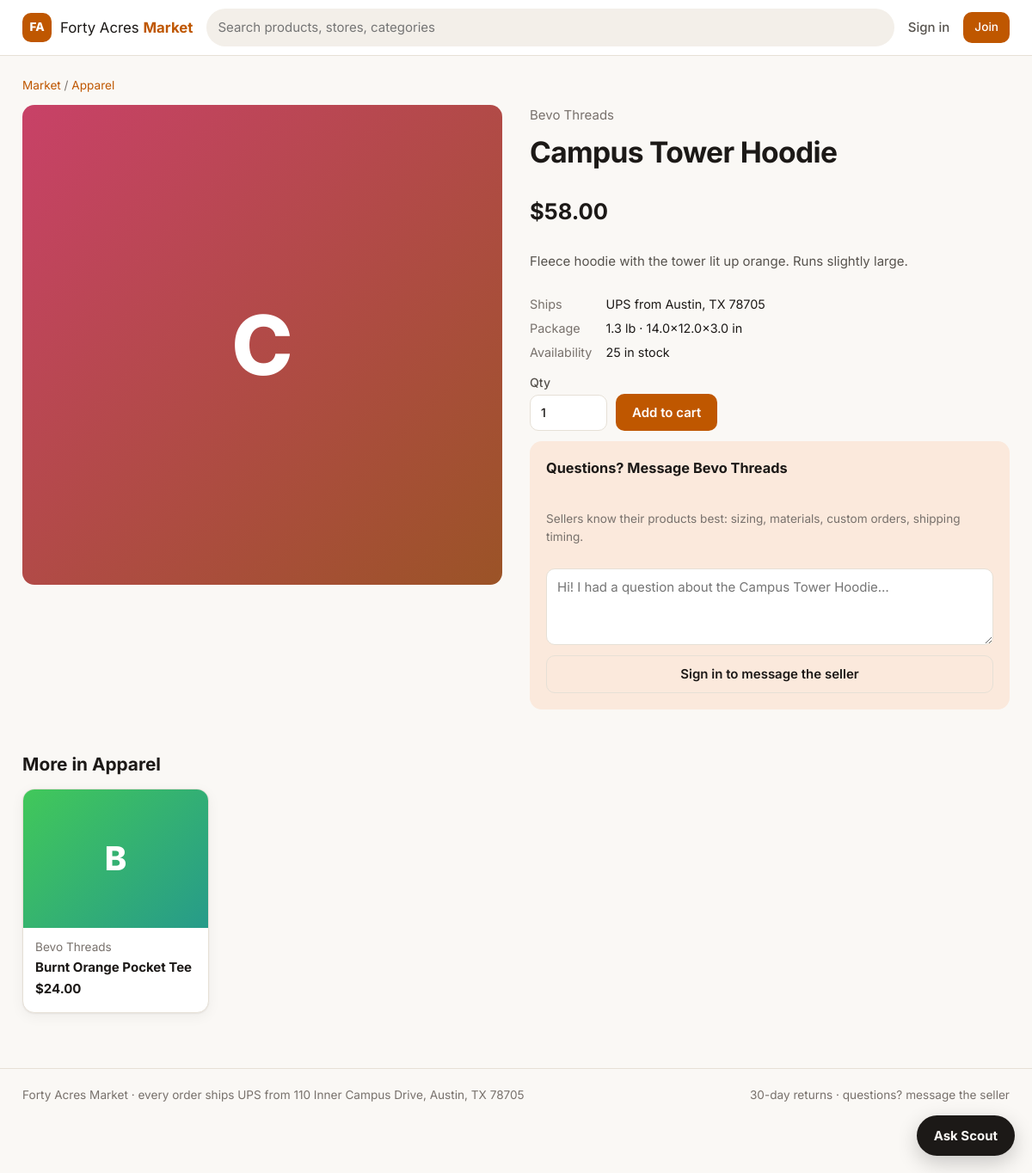
The app's page /products/2 with its own data.
### tables this page shows
CREATE TABLE products (
    id INTEGER PRIMARY KEY,
    store_id INTEGER NOT NULL REFERENCES stores(id),
    name TEXT NOT NULL,
    description TEXT NOT NULL DEFAULT '',
    category TEXT NOT NULL,
    price_cents INTEGER NOT NULL CHECK (price_cents > 0),
    stock INTEGER NOT NULL CHECK (stock >= 0),
    weight_lb REAL NOT NULL CHECK (weight_lb > 0),
    length_in REAL NOT NULL CHECK (length_in > 0),
    width_in REAL NOT NULL CHECK (width_in > 0),
    height_in REAL NOT NULL CHECK (height_in > 0),
    image TEXT,
    is_active INTEGER NOT NULL DEFAULT 1,
    created_at TEXT NOT NULL DEFAULT (datetime('now'))
);

CREATE TABLE stores (
    id INTEGER PRIMARY KEY,
    seller_id INTEGER NOT NULL UNIQUE REFERENCES users(id),
    name TEXT NOT NULL UNIQUE COLLATE NOCASE,
    description TEXT NOT NULL DEFAULT '',
    is_active INTEGER NOT NULL DEFAULT 1,
    created_at TEXT NOT NULL DEFAULT (datetime('now'))
);

CREATE TABLE settings (
    key TEXT PRIMARY KEY,
    value TEXT NOT NULL
);

### app.py (the view)
@app.route("/products/<int:pid>")
def product(pid):
    p = fetch_product(pid)
    if not p or (not p["visible"] and not (g.user and (is_admin() or g.user["id"] == p["seller_id"]))):
        abort(404, "This product doesn't exist or is no longer available.")
    related = [r for r in search_products(category=p["category"], limit=5, sort="popular")[0] if r["id"] != pid][:4]
    orders = []
    if g.user and g.user["role"] == "customer":
        orders = get_db().execute("SELECT id, created_at FROM orders WHERE customer_id = ? AND store_id = ? "
                                  "ORDER BY id DESC LIMIT 10", (g.user["id"], p["store_id"])).fetchall()
    return render_template("product.html", p=p, related=related, orders=orders)

### app.py (called while the page is built, shortened)
@app.before_request
def load_user():
    g.user = None
    uid = session.get("uid")
    if uid:
        user = get_db().execute("SELECT * FROM users WHERE id = ?", (uid,)).fetchone()
        if user and user["is_active"]:
            g.user = user
        else:
            session.clear()  # deactivated accounts are signed out on their next request

@app.before_request
def csrf_protect():
    if request.method in ("POST", "PUT", "PATCH", "DELETE"):
        if wants_json() and request.is_json:
            return
        token = request.form.get("csrf_token") or request.headers.get("X-CSRF-Token") or ""
        expected = session.get("csrf")
        if not expected or not secrets.compare_digest(token, expected):
            abort(400, "Your session expired or the form is stale (CSRF check failed). Reload and try again.")

def csrf_token():
    if "csrf" not in session:
        session["csrf"] = secrets.token_urlsafe(32)
    return session["csrf"]

@app.after_request
def security_headers(resp):
    resp.headers.setdefault("X-Content-Type-Options", "nosniff")
    resp.headers.setdefault("X-Frame-Options", "DENY")
    resp.headers.setdefault("Referrer-Policy", "same-origin")
    resp.headers.setdefault(
        "Content-Security-Policy",
        "default-src 'self'; script-src 'self'; style-src 'self' 'unsafe-inline' https://fonts.googleapis.com; "
        "font-src https://fonts.gstatic.com; img-src 'self' data:; frame-ancestors 'none'")
    return resp

@app.context_processor
def inject_globals():
    ctx = {"settings": load_settings(), "categories": CATEGORIES, "status_labels": STATUS_LABELS,
           "cart_count": 0, "unread": 0}
    user = g.get("user")
    return ctx

@app.template_filter("money")
def money_filter(c):
    return f"${(c or 0) / 100:,.2f}"

def fetch_product(pid):
    return get_db().execute(
        f"SELECT p.*, s.name AS store_name, s.description AS store_description, s.seller_id, "
        f"{VISIBLE} AS visible {PRODUCT_FROM} WHERE p.id = ?", (pid,)).fetchone()

### db.py (called while the page is built)
def get_db():
    if "db" not in g:
        g.db = sqlite3.connect(current_app.config["DATABASE"], timeout=10)
        g.db.row_factory = sqlite3.Row
        g.db.execute("PRAGMA foreign_keys = ON")
    return g.db

def settings():
    return {r["key"]: r["value"] for r in get_db().execute("SELECT key, value FROM settings")}

### templates/product.html (shortened to what this page needs)
{% extends "base.html" %}
{% from "_macros.html" import thumb, csrf with context %}
{% block content %}
<nav class="crumbs"><a href="{{ url_for('index') }}">Market</a> / <a href="{{ url_for('index', category=p.category) }}">{{ p.category }}</a></nav>
<section class="product-page">
  {{ thumb(p, 'hero-img') }}
  <div class="stack">
    <a class="muted" href="{{ url_for('index', store=p.store_id) }}">{{ p.store_name }}</a>
    <h1>{{ p.name }}</h1>
    <div class="price big">{{ p.price_cents|money }}</div>
    <p class="prose">{{ p.description }}</p>
    <dl class="specs">
      <dt>Ships</dt><dd>UPS from Austin, TX 78705</dd>
      <dt>Package</dt><dd>{{ p.weight_lb }} lb · {{ p.length_in|round(1) }}×{{ p.width_in|round(1) }}×{{ p.height_in|round(1) }} in</dd>
      <dt>Availability</dt><dd>{{ 'Sold out' if p.stock == 0 else p.stock ~ ' in stock' }}</dd>
    </dl>
    {% if not g.user or g.user.role == 'customer' %}
      {% if p.stock > 0 and p.visible %}
      <form method="post" action="{{ url_for('cart_add') }}" class="row">
        <label class="qty">Qty <input type="number" name="qty" value="1" min="1" max="{{ [p.stock, 99]|min }}"></label>
        <button class="btn">Add to cart</button>
      </form>
      {% endif %}
      <form method="post" action="{{ url_for('message_start') }}" class="card message-box stack" id="message">
        <h3>Questions? Message {{ p.store_name }}</h3>
        <p class="muted small">Sellers know their products best: sizing, materials, custom orders, shipping timing.</p>
        <textarea name="body" rows="3" maxlength="2000" required placeholder="Hi! I had a question about the {{ p.name }}…"></textarea>
        {% if g.user %}<button class="btn btn-ghost">Send message</button>
        {% else %}<a class="btn btn-ghost" href="{{ url_for('login', next=request.path ~ '#message') }}">Sign in to message the seller</a>{% endif %}
      </form>
    {% elif g.user.role == 'admin' or g.user.id == p.seller_id %}
      <div class="row">
        <a class="btn" href="{{ url_for('product_form', pid=p.id) }}">Edit product</a>
        <form method="post" action="{{ url_for('product_toggle', pid=p.id) }}">{{ csrf() }}
          <button class="btn btn-ghost">{{ 'Hide from shop' if p.is_active else 'Make live' }}</button></form>
      </div>
    {% endif %}
  </div>
</section>
{% if related %}
<h2 class="section-title">More in {{ p.category }}</h2>
<div class="grid">
  {% for r in related %}
  <a class="card product-card" href="{{ url_for('product', pid=r.id) }}">{{ thumb(r) }}
    <div class="product-meta"><span class="muted small">{{ r.store_name }}</span><b class="product-name">{{ r.name }}</b><span class="price">{{ r.price_cents|money }}</span></div></a>
  {% endfor %}
</div>
{% endif %}
{% endblock %}

### templates/base.html (shortened to what this page needs)
<!doctype html>
<html lang="en">
<head>
  <link rel="stylesheet" href="{{ url_for('static', filename='style.css') }}">
</head>
<body>
<header class="topbar">
  <div class="container topbar-inner">
    <a class="brand" href="{{ url_for('index') }}"><span class="brand-mark">FA</span><span>Forty Acres <b>Market</b></span></a>
    <form class="search" action="{{ url_for('index') }}" method="get" role="search">
      <input type="search" name="q" value="{{ request.args.get('q', '') }}" placeholder="Search products, stores, categories" aria-label="Search" maxlength="100">
    </form>
    <nav class="nav">
      {% if not g.user %}
        <a href="{{ url_for('login') }}">Sign in</a>
        <a class="btn btn-sm" href="{{ url_for('register') }}">Join</a>
      {% endif %}
    </nav>
  </div>
</header>
<main class="container">
  {% block content %}{% endblock %}
</main>
<footer class="footer">
  <div class="container">
    <span>Forty Acres Market · every order ships UPS from 110 Inner Campus Drive, Austin, TX 78705</span>
    <span>{{ settings.return_window_days }}-day returns · questions? message the seller</span>
  </div>
</footer>
{% if not g.user or g.user.role == 'customer' %}
<button class="chat-fab" id="chat-open" aria-controls="chat" aria-expanded="false">Ask Scout</button>
{% endif %}
</body>
</html>

### templates/_macros.html (shortened to what this page needs)
{% macro thumb(p, cls='thumb') -%}
  {% if p.image %}<img class="{{ cls }}" src="{{ url_for('static', filename='uploads/' ~ p.image) }}" alt="{{ p.name }}" loading="lazy">
  {% else %}<div class="{{ cls }} placeholder" style="--h: {{ (p.name|length * 37) % 360 }}" aria-hidden="true">{{ p.name[:1] }}</div>{% endif %}
{%- endmacro %}

### records on screen
products: category "Apparel", name "C", name "Campus Tower Hoodie", price_cents "$58.00", description "Fleece hoodie with the tower lit up orange. Runs slightly large.", weight_lb "1.3", length_in "14.0", width_in "12.0", height_in "3.0", stock "25 in stock", body "Hi! I had a question about the Campus Tower Hoodie…"
stores: store_name "Bevo Threads"
products: {{ (p.name|length * 37) % 360 }} 131 (drawn), name "B", store_name "Bevo Threads", name "Burnt Orange Pocket Tee", price_cents "$24.00"
settings: return_window_days "30"
